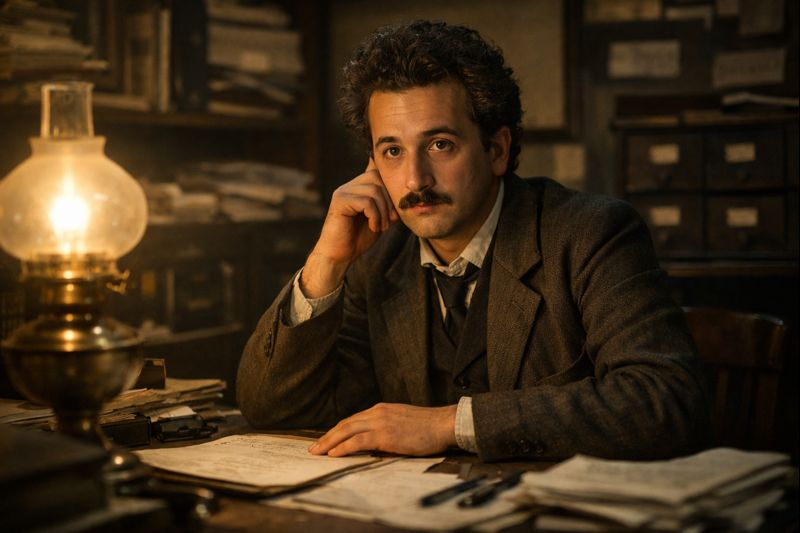
#> input picture assets/images/1.png, 800 x 533 px; its folder holds only this picture in this run
$ python cli.py -i ../assets/images
#> lines starting #> are read from the running program, lines starting #| are printed output that depends on the picture
### sequential_video_composer/sequential_video_orchestrator.py
"""Sequential Video Orchestrator - Creates videos from numbered images with professional animations."""

import re
import json
import random
import numpy as np
from pathlib import Path
from typing import List, Tuple, Dict, Any, Optional, Union

from moviepy.editor import (
    ImageClip, AudioFileClip, CompositeVideoClip, ColorClip,
    vfx, concatenate_videoclips
)
from PIL import Image as PILImage, ImageFilter
from tqdm import tqdm


class TransitionEffects:
    """Professional transition effects between clips."""

    TRANSITION_TYPES = [
        'crossfade',
        'slide_left',
        'slide_right',
        'slide_up',
        'slide_down',
        'zoom_in',
        'zoom_out',
        'fade_through_black',
        'fade_through_white',
        'wipe_left',
        'wipe_right'
    ]

    def __init__(self, resolution: Tuple[int, int]):
        self.width, self.height = resolution
        self.resolution = resolution

    # [82 lines left out: functions apply_transition, _crossfade, _slide, _zoom_transition, _fade_through_color, _wipe, not called in this run]


class MovementStyles:
    """Ken Burns movement styles for dynamic image animations."""

    MOVEMENT_TYPES = [
        'zoom_in',
        'zoom_out',
        'pan_left',
        'pan_right',
        'pan_up',
        'pan_down',
        'diagonal_tl_br',
        'diagonal_tr_bl',
        'breathing',
        'dramatic_zoom',
        'gentle_drift',
        'focus_center'
    ]

    def __init__(self, resolution: Tuple[int, int]):
        self.width, self.height = resolution
        self.resolution = resolution

    def create_animated_clip(
        self,
        image_path: Path,
        duration: float,
        movement_type: str,
        zoom_intensity: float = 1.15,
        color_grader: 'ColorGrading' = None,
        color_grade: str = None,
        enable_vignette: bool = False
    ) -> ImageClip:
        """Create an animated clip with the specified movement style and effects.

        Uses a memory-efficient approach with make_frame instead of creating many sub-clips.
        Pre-scales the image larger to allow for smooth zooming without per-frame resizing.
        """
        base_img = PILImage.open(image_path)
        if base_img.mode != 'RGB':
            base_img = base_img.convert('RGB')

        max_zoom = max(zoom_intensity, 1.3)
        scaled_width = int(self.width * max_zoom * 1.1)
        scaled_height = int(self.height * max_zoom * 1.1)

        base_img = base_img.resize((scaled_width, scaled_height), PILImage.LANCZOS)
        base_array = np.array(base_img)

        if color_grader and color_grade:
            base_array = color_grader.apply_grade(base_array, color_grade)

        if enable_vignette:
            base_array = self._apply_vignette(base_array)

        scaled_img = PILImage.fromarray(base_array)

        center_x = scaled_width / 2.0
        center_y = scaled_height / 2.0

        # [29 lines left out: function make_frame, not called in this run]

        from moviepy.video.VideoClip import VideoClip
        clip = VideoClip(make_frame, duration=duration)
        clip = clip.set_fps(30)
        return clip

    def _apply_vignette(self, image: np.ndarray) -> np.ndarray:
        """Apply a subtle vignette effect to the image."""
        rows, cols = image.shape[:2]
        X = np.arange(0, cols)
        Y = np.arange(0, rows)
        X, Y = np.meshgrid(X, Y)
        center_x, center_y = cols / 2, rows / 2
        distance = np.sqrt((X - center_x) ** 2 + (Y - center_y) ** 2)
        max_distance = np.sqrt(center_x ** 2 + center_y ** 2)
        vignette = 1 - (distance / max_distance) * 0.4
        vignette = np.clip(vignette, 0.6, 1.0)
        vignette = np.dstack([vignette] * 3)
        return (image * vignette).astype(np.uint8)

    # [68 lines left out: function _calculate_movement, not called in this run]

    def _ease_in_out_cubic(self, t: float) -> float:
        """Cubic easing function for smooth animations."""
        return 3 * t * t - 2 * t * t * t

    def _dramatic_ease(self, t: float) -> float:
        """Dramatic easing for impactful moments."""
        return 0.5 * (np.sin((t - 0.5) * np.pi) + 1)


class ColorGrading:
    """Professional color grading effects."""

    GRADE_TYPES = [
        'cinematic',
        'documentary',
        'vintage',
        'modern',
        'warm',
        'cool',
        'high_contrast',
        'soft',
        'dramatic',
        'natural'
    ]

    def apply_grade(self, image: np.ndarray, grade_type: str) -> np.ndarray:
        """Apply color grading to an image."""
        if grade_type == 'cinematic':
            return self._cinematic_grade(image)
        elif grade_type == 'documentary':
            return self._documentary_grade(image)
        elif grade_type == 'vintage':
            return self._vintage_grade(image)
        elif grade_type == 'modern':
            return self._modern_grade(image)
        elif grade_type == 'warm':
            return self._warm_grade(image)
        elif grade_type == 'cool':
            return self._cool_grade(image)
        elif grade_type == 'high_contrast':
            return self._high_contrast_grade(image)
        elif grade_type == 'soft':
            return self._soft_grade(image)
        elif grade_type == 'dramatic':
            return self._dramatic_grade(image)
        elif grade_type == 'natural':
            return self._natural_grade(image)
        else:
            return image

    def _cinematic_grade(self, image: np.ndarray) -> np.ndarray:
        """Cinematic color grading with enhanced shadows and highlights."""
        img = image.astype(np.float64)
        shadows = np.where(img < 128, img + 10, img)
        highlights = np.where(shadows > 180, shadows * 0.95, shadows)
        result = (highlights - 128) * 1.15 + 128
        return np.clip(result, 0, 255).astype(np.uint8)

    # [67 lines left out: functions _documentary_grade, _vintage_grade, _modern_grade, _warm_grade, _cool_grade, _high_contrast_grade and 3 more, not called in this run]


class SequentialVideoOrchestrator:
    """Orchestrates video creation from sequentially numbered images with professional effects."""

    SUPPORTED_IMAGE_EXTENSIONS = {'.png', '.jpg', '.jpeg', '.gif', '.bmp', '.webp', '.tiff'}

    def __init__(
        self,
        images_root: Union[str, Path],
        output_path: Union[str, Path] = "sequential_video_output.mp4",
        resolution: Tuple[int, int] = (1920, 1080),
        fps: int = 30,
        image_duration: float = 4.0,
        crossfade_duration: float = 1.2,
        zoom_intensity: float = 1.15,
        effects_intensity: float = 0.7,
        audio_path: Optional[Union[str, Path]] = None,
        transition_style: str = "random",
        movement_style: str = "random",
        color_grade: str = "cinematic",
        enable_vignette: bool = True,
        enable_film_grain: bool = False,
        duration_config_path: Optional[Union[str, Path]] = None
    ):
        self.images_root = Path(images_root)
        self.output_path = Path(output_path)
        self.resolution = resolution
        self.width, self.height = resolution
        self.fps = fps
        self.image_duration = image_duration
        self.crossfade_duration = crossfade_duration
        self.zoom_intensity = zoom_intensity
        self.effects_intensity = effects_intensity
        self.audio_path = Path(audio_path) if audio_path else None
        self.transition_style = transition_style
        self.movement_style = movement_style
        self.color_grade = color_grade
        self.enable_vignette = enable_vignette
        self.enable_film_grain = enable_film_grain
        self.duration_config_path = Path(duration_config_path) if duration_config_path else None
        self.image_durations: Dict[int, Dict] = {}
        self.total_video_duration: float = 0

        if self.duration_config_path:
            self._load_duration_config()

        self.transitions = TransitionEffects(resolution)
        self.movements = MovementStyles(resolution)
        self.color_grading = ColorGrading()

    # [32 lines left out: function _load_duration_config, not called in this run]

    def get_timing_for_image(self, image_number: int) -> Dict:
        """Get the full timing info for a specific image number."""
        if self.image_durations and image_number in self.image_durations:
            return self.image_durations[image_number]
        return {
            'duration': self.image_duration,
            'start_time': None,
            'end_time': None
        }

    # [4 lines left out: function get_duration_for_image, not called in this run]

    def discover_numbered_images(self) -> List[Tuple[int, Path]]:
        """Discover and sort images by their numeric prefix."""
        if not self.images_root.exists():
            raise FileNotFoundError(f"Images directory not found: {self.images_root}")

        numbered_images = []
        pattern = re.compile(r'^(\d+)\.')

        for file_path in self.images_root.iterdir():
            if file_path.is_file() and file_path.suffix.lower() in self.SUPPORTED_IMAGE_EXTENSIONS:
                match = pattern.match(file_path.name)
                if match:
                    number = int(match.group(1))
                    numbered_images.append((number, file_path))

        if not numbered_images:
            raise ValueError(
                f"No numbered images found in {self.images_root}. "
                "Images should be named like: 1.png, 2.jpg, 3.jpeg, etc."
            )

        numbered_images.sort(key=lambda x: x[0])
        print(f"Discovered {len(numbered_images)} numbered images")

        for num, path in numbered_images:
            print(f"  {num}: {path.name}")

        return numbered_images

    # [27 lines left out: function create_ken_burns_clip, not called in this run]

    def _ease_in_out_cubic(self, t: float) -> float:
        """Cubic easing function for smooth animations."""
        return 3 * t * t - 2 * t * t * t

    # [23 lines left out: functions _apply_vignette, _apply_color_grade, not called in this run]

    def _get_movement_for_image(self, index: int, total: int) -> str:
        """Get movement style for an image based on its position."""
        if self.movement_style == "random":
            return random.choice(MovementStyles.MOVEMENT_TYPES)
        elif self.movement_style == "sequential":
            movements = ['zoom_in', 'pan_left', 'zoom_out', 'pan_right', 'diagonal_tl_br', 'gentle_drift']
            return movements[index % len(movements)]
        elif self.movement_style == "dramatic_sequence":
            if index == 0:
                return 'dramatic_zoom'
            elif index == total - 1:
                return 'zoom_out'
            elif index < total // 3:
                return random.choice(['zoom_in', 'pan_right', 'gentle_drift'])
            elif index < 2 * total // 3:
                return random.choice(['pan_left', 'pan_right', 'breathing'])
            else:
                return random.choice(['zoom_out', 'focus_center', 'gentle_drift'])
        elif self.movement_style == "documentary":
            subtle_movements = ['zoom_in', 'zoom_out', 'gentle_drift', 'focus_center']
            return subtle_movements[index % len(subtle_movements)]
        else:
            return self.movement_style if self.movement_style in MovementStyles.MOVEMENT_TYPES else 'zoom_in'

    # [16 lines left out: function _get_transition_for_image, not called in this run]

    def create_image_clips(
        self,
        numbered_images: List[Tuple[int, Path]]
    ) -> List[Dict]:
        """Create animated clips for each image with movement, effects, and timing info."""
        clips_data = []
        total = len(numbered_images)

        for i, (num, image_path) in enumerate(tqdm(numbered_images, desc="Processing images")):
            print(f"Processing image {num}: {image_path.name}")

            if not image_path.exists():
                print(f"Warning: Image file does not exist: {image_path}")
                continue

            try:
                img = PILImage.open(image_path)
                print(f"  Loaded image: {img.size}, mode: {img.mode}")
            except Exception as e:
                print(f"Error loading image {image_path}: {e}")
                continue

            timing = self.get_timing_for_image(num)
            image_duration = timing.get('duration', self.image_duration)
            start_time = timing.get('start_time')
            end_time = timing.get('end_time')

            movement = self._get_movement_for_image(i, total)
            print(f"  Duration: {image_duration}s")
            print(f"  Start time: {start_time}s")
            print(f"  End time: {end_time}s")
            print(f"  Movement style: {movement}")

            clip = self.movements.create_animated_clip(
                image_path=image_path,
                duration=image_duration,
                movement_type=movement,
                zoom_intensity=self.zoom_intensity,
                color_grader=self.color_grading,
                color_grade=self.color_grade,
                enable_vignette=self.enable_vignette
            )

            transition = self._get_transition_for_image(i, total)
            clips_data.append({
                'clip': clip,
                'transition': transition,
                'image_num': num,
                'start_time': start_time,
                'end_time': end_time,
                'duration': image_duration
            })
#> this loop made 1 pass
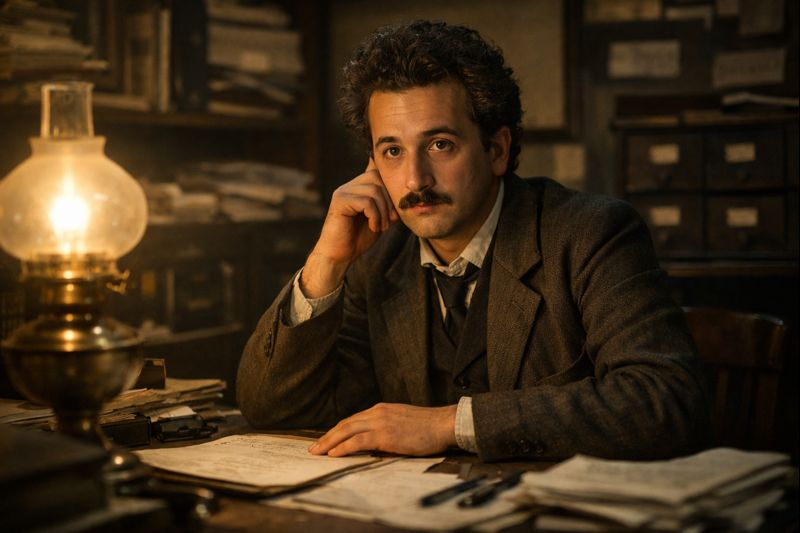
#> input picture assets/images/1.png, 800 x 533 px
#> pass 1, in create_animated_clip, `base_img = base_img.resize((scaled_width, scaled_height), PILImage.LAN..`:
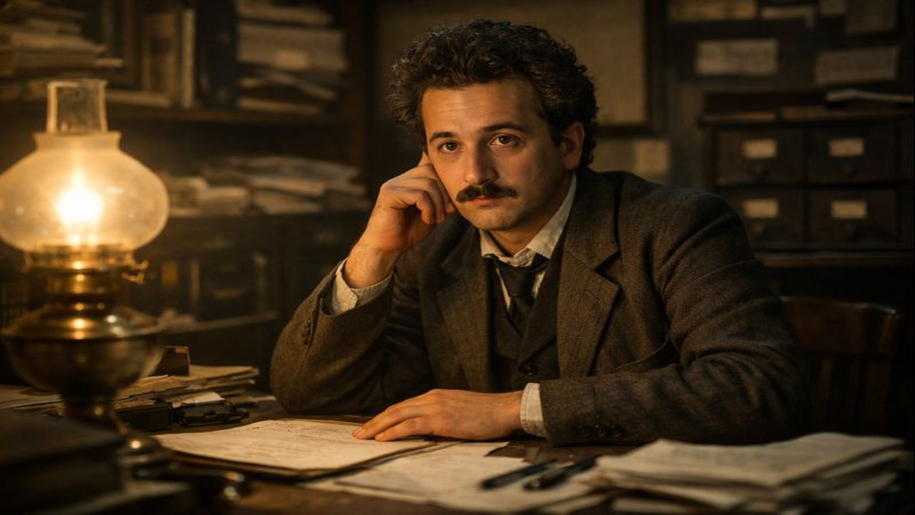
#> base_img: PIL image 2745x1544 RGB (shown at 1/3 size); mean R, G, B 63.8, 45.7, 24.6

        return clips_data

    # [97 lines left out: functions create_timeline_video, _concatenate_clips, apply_transitions, create_particle_overlay, create_film_grain_overlay, not called in this run]

    def create_video(self) -> None:
        """Main method to create the sequential video with professional effects."""
        print("Starting Sequential Video Orchestrator (Enhanced)...")
        print(f"Images root: {self.images_root}")
        print(f"Output path: {self.output_path}")
        print(f"Resolution: {self.resolution}")
        print(f"Image duration: {self.image_duration}s")
        print(f"Transition style: {self.transition_style}")
        print(f"Movement style: {self.movement_style}")
        print(f"Color grade: {self.color_grade}")
        if self.total_video_duration:
            print(f"Target video duration: {self.total_video_duration}s")

        numbered_images = self.discover_numbered_images()

        clips_data = self.create_image_clips(numbered_images)

        if not clips_data:
            raise ValueError("No valid image clips were created")

        main_video = self.create_timeline_video(clips_data)

        if main_video is None:
            raise ValueError("Failed to create timeline video")

        print(f"Main video duration: {main_video.duration}s")

        overlays = [main_video]

        if self.effects_intensity > 0.3:
            particles = self.create_particle_overlay(
                main_video.duration,
                self.effects_intensity * 0.15
            )
            overlays.append(particles)

        if self.enable_film_grain and self.effects_intensity > 0.5:
            grain = self.create_film_grain_overlay(
                main_video.duration,
                self.effects_intensity * 0.1
            )
            overlays.append(grain)

        if len(overlays) > 1:
            main_video = CompositeVideoClip(overlays)

        if self.audio_path and self.audio_path.exists():
            print(f"Adding audio from: {self.audio_path}")
            audio_clip = AudioFileClip(str(self.audio_path))
            if audio_clip.duration > main_video.duration:
                audio_clip = audio_clip.subclip(0, main_video.duration)
            main_video = main_video.set_audio(audio_clip)

        self._export_video(main_video)

        print(f"Video created successfully: {self.output_path}")

    # [28 lines left out: function _export_video, not called in this run]


def create_sequential_video(
    images_root: Union[str, Path],
    output_path: Union[str, Path] = "sequential_video_output.mp4",
    resolution: Tuple[int, int] = (1920, 1080),
    fps: int = 30,
    image_duration: float = 4.0,
    crossfade_duration: float = 1.2,
    zoom_intensity: float = 1.15,
    effects_intensity: float = 0.7,
    audio_path: Optional[Union[str, Path]] = None,
    transition_style: str = "random",
    movement_style: str = "random",
    color_grade: str = "cinematic",
    enable_vignette: bool = True,
    enable_film_grain: bool = False,
    duration_config_path: Optional[Union[str, Path]] = None
) -> None:
    """Convenience function to create a sequential video from numbered images.

    Args:
        images_root: Path to directory containing numbered images (1.png, 2.jpg, etc.)
        output_path: Output video file path
        resolution: Video resolution as (width, height)
        fps: Frames per second
        image_duration: Default duration each image is displayed (seconds)
        crossfade_duration: Duration of transitions between images (seconds)
        zoom_intensity: Ken Burns zoom intensity (1.0 = no zoom, 1.2 = 20% zoom)
        effects_intensity: Overall effects intensity (0.0 to 1.0)
        audio_path: Optional path to audio file
        transition_style: Transition style - 'random', 'sequential', 'cinematic', or specific type
        movement_style: Movement style - 'random', 'sequential', 'dramatic_sequence', or specific type
        color_grade: Color grading style - 'cinematic', 'documentary', 'vintage', etc.
        enable_vignette: Enable vignette effect
        enable_film_grain: Enable film grain overlay
        duration_config_path: Optional path to JSON file with per-image durations
    """
    orchestrator = SequentialVideoOrchestrator(
        images_root=images_root,
        output_path=output_path,
        resolution=resolution,
        fps=fps,
        image_duration=image_duration,
        crossfade_duration=crossfade_duration,
        zoom_intensity=zoom_intensity,
        effects_intensity=effects_intensity,
        audio_path=audio_path,
        transition_style=transition_style,
        movement_style=movement_style,
        color_grade=color_grade,
        enable_vignette=enable_vignette,
        enable_film_grain=enable_film_grain,
        duration_config_path=duration_config_path
    )
    orchestrator.create_video()
#> (the call stopped at in create_animated_clip, `clip = VideoClip(make_frame, duration=duration)`: moviepy is not available in this run)
#> (the rest of the program and of its run is left out)
